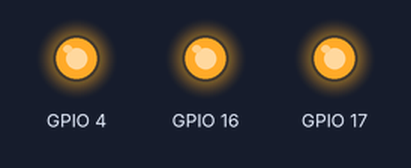
Recording of a program running on a simulated ESP32-S3. On the bench: output pins drawn as LEDs (lit = HIGH).

Above: at 1.1 s.
At 1.9 s:
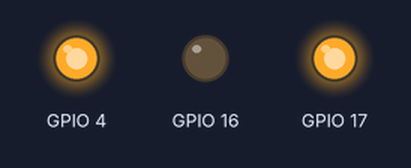
At 2.3 s:
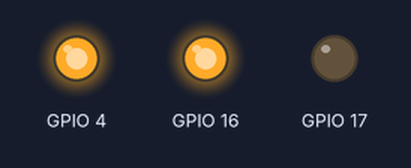
At 2.71 s:
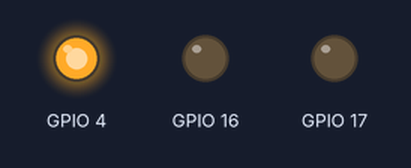
At 4.11 s:
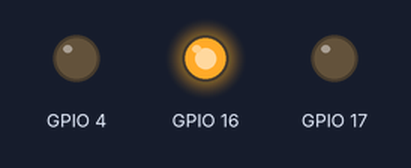
At 5.32 s:
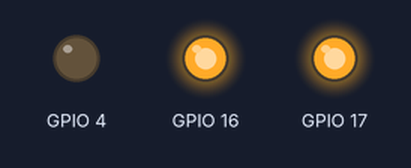
Timing chart, 0 to 5.6 s (numbered marks = the images above):
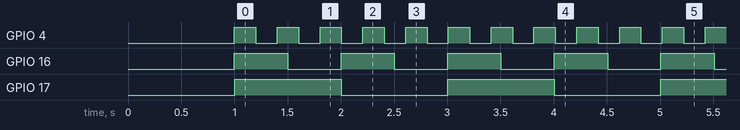

The program:

main.cpp
```cpp
#include <Arduino.h>

class AppConfig
{
public:
  // --- Pins ---
  static constexpr uint8_t LED_GREEN = 4;
  static constexpr uint8_t LED_BLUE = 16;
  static constexpr uint8_t LED_RED = 17;

  // --- System settings ---
  static constexpr uint32_t SERIAL_BAUD_RATE = 115200;
  static constexpr uint32_t STARTUP_DELAY_MS = 1e3;

  // --- Blink delays ---
  static constexpr uint16_t LED_GREEN_DELAY = 200;
  static constexpr uint16_t LED_BLUE_DELAY = 500;
  static constexpr uint16_t LED_RED_DELAY = 1000;
};

enum class LedState
{
  OFF,
  ON
};

class Led
{
private:
  LedState state_{LedState::OFF};
  uint8_t pin_;
  uint32_t delay_;
  uint32_t ts{millis()};

public:
  explicit Led(uint8_t pin, uint32_t delay) : pin_(pin), delay_(delay) {};

  void init()
  {
    pinMode(pin_, OUTPUT);
  };

  void changeLedState(LedState newLedState)
  {
    state_ = newLedState;
    digitalWrite(pin_, state_ == LedState::ON ? HIGH : LOW);
  }

  void blink()
  {
    uint32_t currentTS = millis();
    if (currentTS - ts > delay_)
    {
      ts = currentTS;
      changeLedState(state_ == LedState::ON ? LedState::OFF : LedState::ON);
    }
  }
};

Led led_green(AppConfig::LED_GREEN, AppConfig::LED_GREEN_DELAY);
Led led_blue(AppConfig::LED_BLUE, AppConfig::LED_BLUE_DELAY);
Led led_red(AppConfig::LED_RED, AppConfig::LED_RED_DELAY);

void setup()
{
  Serial.begin(AppConfig::SERIAL_BAUD_RATE);
  delay(AppConfig::STARTUP_DELAY_MS);

  led_green.init();
  led_blue.init();
  led_red.init();
}

void loop()
{

  led_green.blink();
  led_blue.blink();
  led_red.blink();
}
```

Measured:
- by itself, GPIO 4: alternates HIGH for 0.20 s and LOW for 0.20 s
- by itself, GPIO 16: alternates HIGH for 0.50 s and LOW for 0.50 s
- by itself, GPIO 17: alternates HIGH for 1.0 s and LOW for 1.0 s
